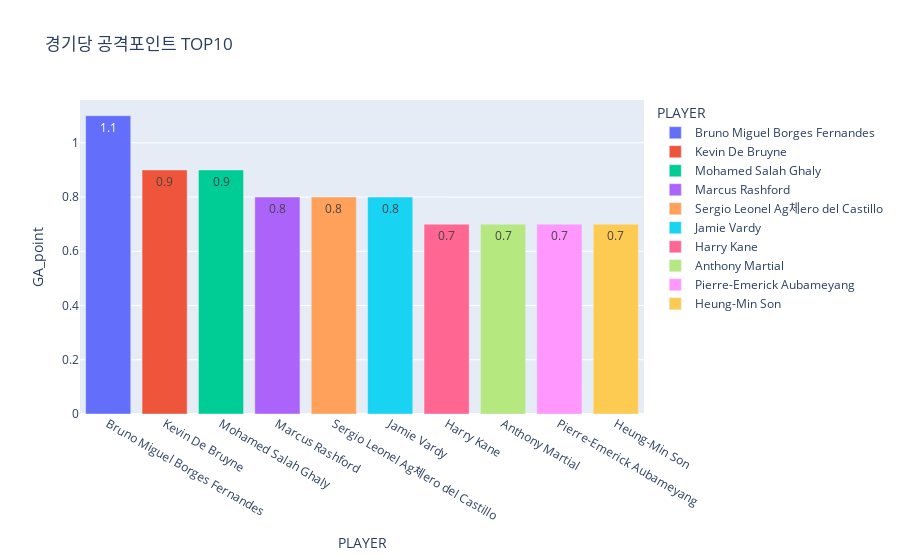

The notebook cell this image was saved under:
### Code cell
px.bar(df_GA.head(10) , x = 'PLAYER', y='GA_point', title="경기당 공격포인트 TOP10", text='GA_point',color='PLAYER')

### Figure 1 — Plotly figure (JSON) as saved in the notebook; plotly's stock layout.template omitted (floating-point values rounded to 4 significant figures)
{"data": [{"alignmentgroup": "True", "hovertemplate": "PLAYER=%{x}<br>GA_point=%{text}<extra></extra>", "legendgroup": "Bruno Miguel Borges Fernandes", "marker": {"color": "#636efa", "pattern": {"shape": ""}}, "name": "Bruno Miguel Borges Fernandes", "offsetgroup": "Bruno Miguel Borges Fernandes", "orientation": "v", "showlegend": true, "text": [1.1], "textposition": "auto", "type": "bar", "x": ["Bruno Miguel Borges Fernandes"], "xaxis": "x", "y": [1.1], "yaxis": "y"}, {"alignmentgroup": "True", "hovertemplate": "PLAYER=%{x}<br>GA_point=%{text}<extra></extra>", "legendgroup": "Kevin De Bruyne", "marker": {"color": "#EF553B", "pattern": {"shape": ""}}, "name": "Kevin De Bruyne", "offsetgroup": "Kevin De Bruyne", "orientation": "v", "showlegend": true, "text": [0.9], "textposition": "auto", "type": "bar", "x": ["Kevin De Bruyne"], "xaxis": "x", "y": [0.9], "yaxis": "y"}, {"alignmentgroup": "True", "hovertemplate": "PLAYER=%{x}<br>GA_point=%{text}<extra></extra>", "legendgroup": "Mohamed Salah Ghaly", "marker": {"color": "#00cc96", "pattern": {"shape": ""}}, "name": "Mohamed Salah Ghaly", "offsetgroup": "Mohamed Salah Ghaly", "orientation": "v", "showlegend": true, "text": [0.9], "textposition": "auto", "type": "bar", "x": ["Mohamed Salah Ghaly"], "xaxis": "x", "y": [0.9], "yaxis": "y"}, {"alignmentgroup": "True", "hovertemplate": "PLAYER=%{x}<br>GA_point=%{text}<extra></extra>", "legendgroup": "Marcus Rashford", "marker": {"color": "#ab63fa", "pattern": {"shape": ""}}, "name": "Marcus Rashford", "offsetgroup": "Marcus Rashford", "orientation": "v", "showlegend": true, "text": [0.8], "textposition": "auto", "type": "bar", "x": ["Marcus Rashford"], "xaxis": "x", "y": [0.8], "yaxis": "y"}, {"alignmentgroup": "True", "hovertemplate": "PLAYER=%{x}<br>GA_point=%{text}<extra></extra>", "legendgroup": "Sergio Leonel Ag체ero del Castillo", "marker": {"color": "#FFA15A", "pattern": {"shape": ""}}, "name": "Sergio Leonel Ag체ero del Castillo", "offsetgroup": "Sergio Leonel Ag체ero del Castillo", "orientation": "v", "showlegend": true, "text": [0.8], "textposition": "auto", "type": "bar", "x": ["Sergio Leonel Ag체ero del Castillo"], "xaxis": "x", "y": [0.8], "yaxis": "y"}, {"alignmentgroup": "True", "hovertemplate": "PLAYER=%{x}<br>GA_point=%{text}<extra></extra>", "legendgroup": "Jamie Vardy", "marker": {"color": "#19d3f3", "pattern": {"shape": ""}}, "name": "Jamie Vardy", "offsetgroup": "Jamie Vardy", "orientation": "v", "showlegend": true, "text": [0.8], "textposition": "auto", "type": "bar", "x": ["Jamie Vardy"], "xaxis": "x", "y": [0.8], "yaxis": "y"}, {"alignmentgroup": "True", "hovertemplate": "PLAYER=%{x}<br>GA_point=%{text}<extra></extra>", "legendgroup": "Harry Kane", "marker": {"color": "#FF6692", "pattern": {"shape": ""}}, "name": "Harry Kane", "offsetgroup": "Harry Kane", "orientation": "v", "showlegend": true, "text": [0.7], "textposition": "auto", "type": "bar", "x": ["Harry Kane"], "xaxis": "x", "y": [0.7], "yaxis": "y"}, {"alignmentgroup": "True", "hovertemplate": "PLAYER=%{x}<br>GA_point=%{text}<extra></extra>", "legendgroup": "Anthony Martial", "marker": {"color": "#B6E880", "pattern": {"shape": ""}}, "name": "Anthony Martial", "offsetgroup": "Anthony Martial", "orientation": "v", "showlegend": true, "text": [0.7], "textposition": "auto", "type": "bar", "x": ["Anthony Martial"], "xaxis": "x", "y": [0.7], "yaxis": "y"}, {"alignmentgroup": "True", "hovertemplate": "PLAYER=%{x}<br>GA_point=%{text}<extra></extra>", "legendgroup": "Pierre-Emerick Aubameyang", "marker": {"color": "#FF97FF", "pattern": {"shape": ""}}, "name": "Pierre-Emerick Aubameyang", "offsetgroup": "Pierre-Emerick Aubameyang", "orientation": "v", "showlegend": true, "text": [0.7], "textposition": "auto", "type": "bar", "x": ["Pierre-Emerick Aubameyang"], "xaxis": "x", "y": [0.7], "yaxis": "y"}, {"alignmentgroup": "True", "hovertemplate": "PLAYER=%{x}<br>GA_point=%{text}<extra></extra>", "legendgroup": "Heung-Min Son", "marker": {"color": "#FECB52", "pattern": {"shape": ""}}, "name": "Heung-Min Son", "offsetgroup": "Heung-Min Son", "orientation": "v", "showlegend": true, "text": [0.7], "textposition": "auto", "type": "bar", "x": ["Heung-Min Son"], "xaxis": "x", "y": [0.7], "yaxis": "y"}], "layout": {"barmode": "relative", "legend": {"title": {"text": "PLAYER"}, "tracegroupgap": 0}, "title": {"text": "경기당 공격포인트 TOP10"}, "xaxis": {"anchor": "y", "categoryarray": ["Bruno Miguel Borges Fernandes", "Kevin De Bruyne", "Mohamed Salah Ghaly", "Marcus Rashford", "Sergio Leonel Ag체ero del Castillo", "Jamie Vardy", "Harry Kane", "Anthony Martial", "Pierre-Emerick Aubameyang", "Heung-Min Son"], "categoryorder": "array", "domain": [0, 1], "title": {"text": "PLAYER"}}, "yaxis": {"anchor": "x", "domain": [0, 1], "title": {"text": "GA_point"}}}}
